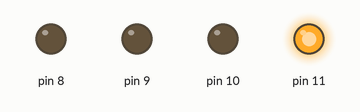
The sketch below on a simulated Arduino Uno, built with avr-gcc and run on an emulated ATmega328P. Parts: output pins drawn as LEDs (lit = HIGH).

Above: at 0.2 s.
At 1.2 s:
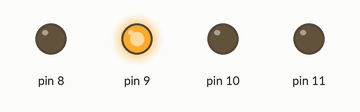
At 2.7 s:
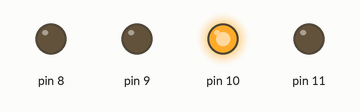
At 3.7 s:
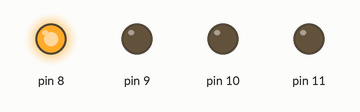
Timing chart, 0 to 4.6 s (numbered marks = the images above):
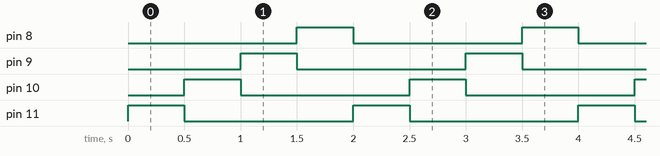

Measured:
- by itself, pin 8–11: alternates HIGH for 0.50 s and LOW for 1.5 s
- by itself, everything shown: repeats every 2.0 s, in 4 steps

The sketch:

S1E1.ino
```cpp
void setup() {
  /* Es un comentario */
  // Configurar a las 4 salidas digitales.
  //(1)  - Conf. los pin 8-11 como salida
  pinMode(8, OUTPUT);
  pinMode(9, OUTPUT);
  pinMode(10, OUTPUT);
  pinMode(11, OUTPUT);

 //(2) - Conf. los 12 y 13 como entrada
  pinMode(12, INPUT);
  pinMode(13, INPUT);

}

void loop() {
  // put your main code here, to run repeatedly:
  digitalWrite(8, LOW);
  digitalWrite(9, LOW);
  digitalWrite(10, LOW);
  digitalWrite(11, HIGH);

  delay(500);
   digitalWrite(8, LOW);
  digitalWrite(9, LOW);
  digitalWrite(10, HIGH);
  digitalWrite(11, LOW);

    delay(500);
   digitalWrite(8, LOW);
  digitalWrite(9, HIGH);
  digitalWrite(10, LOW);
  digitalWrite(11, LOW);

    delay(500);
   digitalWrite(8, HIGH);
  digitalWrite(9, LOW);
  digitalWrite(10, LOW);
  digitalWrite(11, LOW);
  delay(500);


}
```
